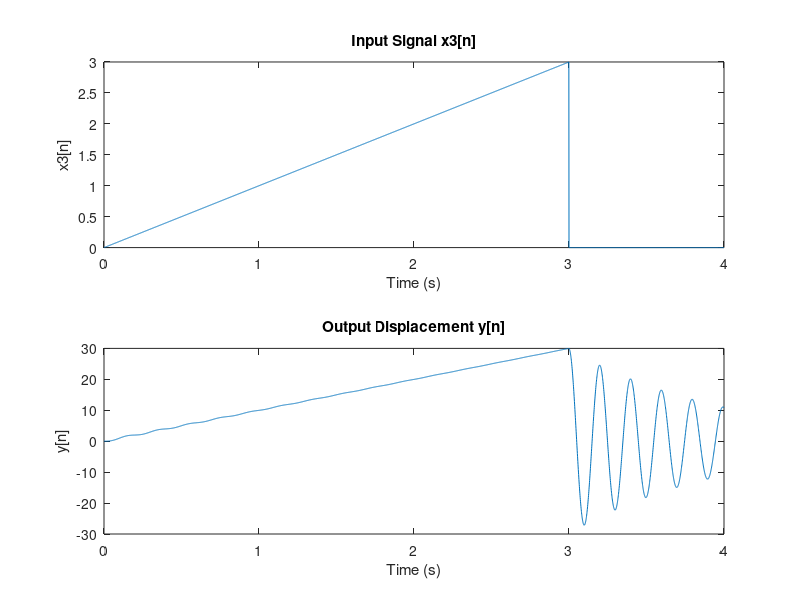

Write MATLAB code to recreate this figure. (Note: this script raises an error after producing the figure.)
% Step 1: Set Parameters
M = 100;
c = 0.1;
kappa = 0.1;

% Sampling period and k values
Ts = 1; % Sampling period (s)
k = 30; % Number of coefficients
t = 0:0.001:4;
% Compute the sampled version of x3(t) using the given function
x3_sampled = t.*(t>=0) - (t-3).*(t>=3)- 3 * (t >= 3); % Signal x3(t)

y = zeros(size(t)); % Displacement (initially zero)
y_prev = y; % Previous displacement values
% Step 3: Implement the Discretized Second-Order System
divider = (M/(Ts^2))+(c/Ts) + kappa;
for n = 3:length(t)
    y(n) = ((y(n-1)*(2*M/Ts^2 + c/Ts))-((M/Ts^2)*y(n-2))+x3_sampled(n))/divider;
end

% Step 4: Plot x3[n] and y[n]
figure;
subplot(2,1,1);
plot(t, x3_sampled);
xlabel('Time (s)');
ylabel('x3[n]');
title('Input Signal x3[n]');

subplot(2,1,2);
plot(t, y);
xlabel('Time (s)');
ylabel('y[n]');
title('Output Displacement y[n]');

x3_coefficients = FSAnalysis(x3_sampled, k);
y_coefficients = FSAnalysis(y, k);

% Step 6: Plot Fourier Series Coefficients
figure;
subplot(2,2,1);
stem(-k:k, real(x3_coefficients));
xlabel('k');
ylabel('Real Part');
title('Real Part of Fourier Coefficients of x3[n]');

subplot(2,2,2);
stem(-k:k, imag(x3_coefficients));
xlabel('k');
ylabel('Imaginary Part');
title('Imaginary Part of Fourier Coefficients of x3[n]');

subplot(2,2,3);
stem(-k:k, real(y_coefficients));
xlabel('k');
ylabel('Real Part');
title('Real Part of Fourier Coefficients of y[n]');

subplot(2,2,4);
stem(-k:k, imag(y_coefficients));
xlabel('k');
ylabel('Imaginary Part');
title('Imaginary Part of Fourier Coefficients of y[n]');